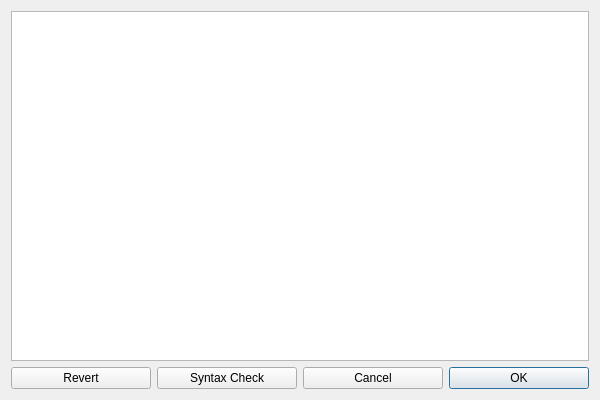
<?xml version="1.0" encoding="UTF-8"?>
<ui version="4.0">
 <class>XML_Editor</class>
 <widget class="QDialog" name="XML_Editor">
  <property name="geometry">
   <rect>
    <x>0</x>
    <y>0</y>
    <width>600</width>
    <height>400</height>
   </rect>
  </property>
  <property name="sizePolicy">
   <sizepolicy hsizetype="Preferred" vsizetype="Preferred">
    <horstretch>0</horstretch>
    <verstretch>0</verstretch>
   </sizepolicy>
  </property>
  <property name="windowTitle">
   <string>XML Editor</string>
  </property>
  <property name="locale">
   <locale language="German" country="Switzerland"/>
  </property>
  <layout class="QGridLayout" name="gridLayout">
   <item row="0" column="0">
    <widget class="QTextEdit" name="textEdit">
     <property name="lineWrapMode">
      <enum>QTextEdit::NoWrap</enum>
     </property>
    </widget>
   </item>
   <item row="1" column="0">
    <layout class="QHBoxLayout" name="horizontalLayout">
     <item>
      <widget class="QPushButton" name="revertButton">
       <property name="text">
        <string>Revert</string>
       </property>
      </widget>
     </item>
     <item>
      <widget class="QPushButton" name="syntaxButton">
       <property name="text">
        <string>Syntax Check</string>
       </property>
      </widget>
     </item>
     <item>
      <widget class="QPushButton" name="cancelButton">
       <property name="text">
        <string>Cancel</string>
       </property>
      </widget>
     </item>
     <item>
      <widget class="QPushButton" name="okButton">
       <property name="text">
        <string>OK</string>
       </property>
       <property name="default">
        <bool>true</bool>
       </property>
      </widget>
     </item>
    </layout>
   </item>
  </layout>
 </widget>
 <resources/>
 <connections/>
</ui>
